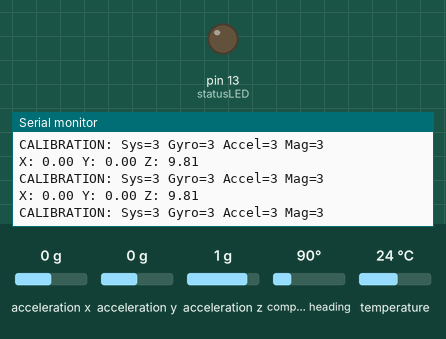
Simulated run of this sketch. Board: Arduino Uno, built with avr-gcc and run on an emulated ATmega328P. Parts: output pins drawn as LEDs (lit = HIGH), the last lines printed to the serial monitor. Inputs (shaded band) come from the test bench; at power-on: acceleration x 0 g, acceleration y 0 g, acceleration z 1 g, compass heading 90°, temperature 24 °C. Storage starts empty.

Above: at 2.2 s.
2.3 s: acceleration x set to -0.8 g
At 2.43 s:
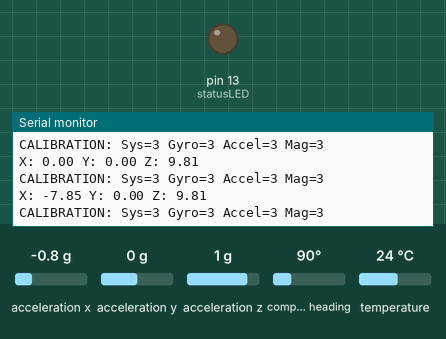
5.3 s: acceleration y set to -0.8 g
At 5.49 s:
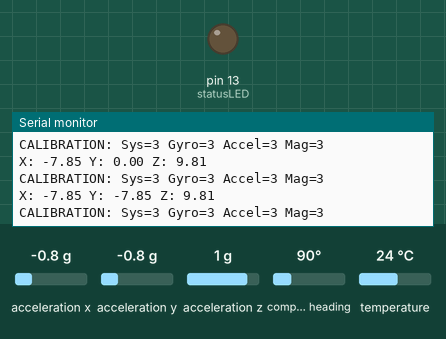
8.3 s: acceleration z set to -0.8 g
At 8.48 s:
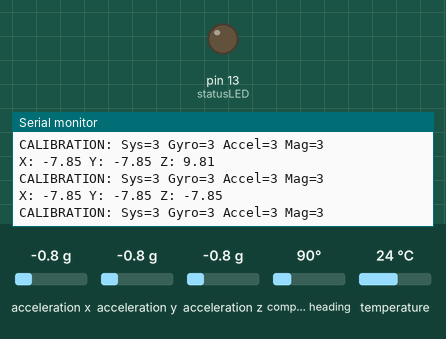

The sketch:

IMU_play.ino
```cpp
#include <Adafruit_Sensor.h>
#include <Adafruit_BNO055.h>
#include <utility/imumaths.h>
#include <SPI.h>
#include <SD.h>


#define BNO055_SAMPLERATE_DELAY_MS (100)
#define cardSelect   4                      // feather board has i/o pin 4 on SD card detect, may be different on other boards
#define statusLED   13                      // using on-board LED for status light, error/feedback codes for SD card functions
#define sdActivity   8                      // feather board has green LED on i/o pin 8, light when writing to card

File logFile;
Adafruit_BNO055 bno = Adafruit_BNO055();

//char filename[15];                         // "string" to save filename to, or hard code it, name set in setup()
String filename = "Logger.txt";


/*** error() fuction to blink out error code on on-board ***/
/***  LED for SD card functions while not using serial   ***/
// 2 blinks - sd card failed or not present
// 3 blinks - sd card could not create or write to log file
void error(uint8_t errno) {
	while(1) {
		uint8_t i;
		for (i=0; i<errno; i++) {
			digitalWrite(statusLED, HIGH);
			delay(100);
			digitalWrite(statusLED, LOW);
			delay(100);
		}
		for (i=errno; i<10; i++) {
			delay(200);
		}
	}
}  // end error()


void setup(){

	//strcpy(filename, "ANALOG00.TXT");        // edit length of filename[] if necessary when using different name
	pinMode(statusLED, OUTPUT);
	pinMode(sdActivity, OUTPUT);
	Serial.begin(9600);

	/*** see if SD card is present and can be initialized: ***/
	Serial.print("Initializing SD card...");
	if (!SD.begin(cardSelect)) {
		Serial.println("Card failed, or not present");
		error(2);
		// don't do anything more:
		return;
	}

	/*
	for (uint8_t i = 0; i < 100; i++) {
		filename[6] = '0' + i/10;
		filename[7] = '0' + i%10;
		// create if does not exist, do not open existing, write, sync after write
		if (! SD.exists(filename)) {
			break;
		}
	}
	*/

	// make sure file is created and we can write to it
	logFile = SD.open(filename, FILE_WRITE);
	if( ! logFile ) {
		Serial.print("Couldnt create ");
		Serial.println(filename);
		error(3);
	}
	// if file created and able to write to close for now
	logFile.close();      // close file for now, file needs to be closed before trying to write or open in loop
	                      // will be opening and closing file in loop, **** may use more power this way ****
						  // if leaving file open it will use a 512char buffer and will only write to file when buffer full
						  // you can force a write by closing the file or logFile.flush() but can use upto 30% more power if not using buffer
	Serial.println("card initialized.");


	/*** Initialize IMU ***/
	if(!bno.begin())
	{
		/* There was a problem detecting the BNO055 ... check your connections */
		Serial.print("Ooops, no BNO055 detected ... Check your wiring or I2C ADDR!");
		while(1);
	}

	delay(1000);

	/*** Display the current temperature ***/
	int8_t temp = bno.getTemp();
	Serial.print("Current Temperature: ");
	Serial.print(temp);
	Serial.println(" C");
	Serial.println("");

	bno.setExtCrystalUse(true);
    //Serial.println("Calibration status values: 0=uncalibrated, 3=fully calibrated");

	Serial.println("Logger ready!");

}  // end setup()

void loop(){

  // Possible vector values can be:
  // - VECTOR_ACCELEROMETER - m/s^2
  // - VECTOR_MAGNETOMETER  - uT
  // - VECTOR_GYROSCOPE     - rad/s
  // - VECTOR_EULER         - degrees
  // - VECTOR_LINEARACCEL   - m/s^2
  // - VECTOR_GRAVITY       - m/s^2
  /*
  imu::Vector<3> euler = bno.getVector(Adafruit_BNO055::VECTOR_EULER);

  // Display the floating point data
  Serial.print("X: ");
  Serial.print(euler.x());
  Serial.print(" Y: ");
  Serial.print(euler.y());
  Serial.print(" Z: ");
  Serial.print(euler.z());
  Serial.print("\t\t");
  */

  // accelerometer data test
  imu::Vector<3> acc = bno.getVector(Adafruit_BNO055::VECTOR_ACCELEROMETER);

  // Display the floating point data
  Serial.print("X: ");
  Serial.print(acc.x());
  Serial.print(" Y: ");
  Serial.print(acc.y());
  Serial.print(" Z: ");
  Serial.print(acc.z());
  Serial.print("\t\t");
  Serial.println();


  /*
  // Quaternion data
  imu::Quaternion quat = bno.getQuat();
  Serial.print("qW: ");
  Serial.print(quat.w(), 4);
  Serial.print(" qX: ");
  Serial.print(quat.y(), 4);
  Serial.print(" qY: ");
  Serial.print(quat.x(), 4);
  Serial.print(" qZ: ");
  Serial.print(quat.z(), 4);
  Serial.print("\t\t");
  */

  /* Display calibration status for each sensor. */
  uint8_t system, gyro, accel, mag = 0;
  bno.getCalibration(&system, &gyro, &accel, &mag);
  Serial.print("CALIBRATION: Sys=");
  Serial.print(system, DEC);
  Serial.print(" Gyro=");
  Serial.print(gyro, DEC);
  Serial.print(" Accel=");
  Serial.print(accel, DEC);
  Serial.print(" Mag=");
  Serial.println(mag, DEC);

  delay(BNO055_SAMPLERATE_DELAY_MS);

  /*** IMU logging ***/
  /*
  logFile = SD.open(filename, FILE_WRITE);         // *** not sure if doing it this way will overwrite data ***
  // if file available write to it
   if (logFile) {
	   // get imu values of interest and write to sd card
	   digitalWrite(sdActivity, HIGH);             // turn on LED to signal sd card activity

	   //logFile.println();
	   logFile.close();
	   digitalWrite(sdActivity, LOW);              // turn of LED

	   // print to the serial port for debug only, remove all print statements when running headless
	   //Serial.println();
   }
   // if the file isn't open, pop up an error:
   else {
	   Serial.print("error opening file ");
	   Serial.println(filename);
	   error(3):
   }

   delay(BNO055_SAMPLERATE_DELAY_MS);
   */

} // end loop()
```

Measured:
- after the input at 2.3 s, the serial monitor: prints a new line at once (image 1)
- after the input at 5.3 s, the serial monitor: prints a new line after 0.09 s (image 2)
- after the input at 8.3 s, the serial monitor: prints a new line after 0.08 s (image 3)
